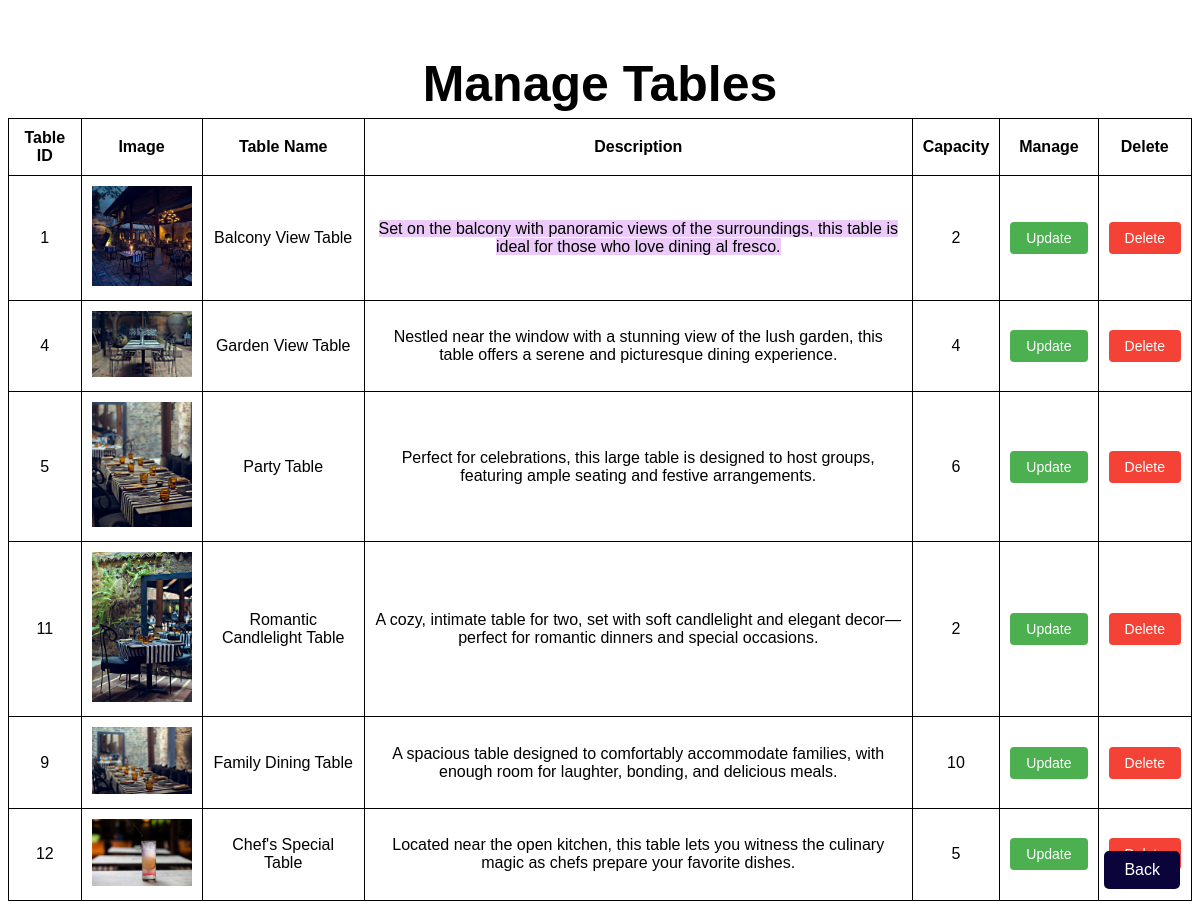
The app's page /ManageTables.php with its own data.
### tables this page shows
CREATE TABLE IF NOT EXISTS `tables` (
  `id` int NOT NULL AUTO_INCREMENT,
  `table_name` varchar(100) NOT NULL,
  `description` text NOT NULL,
  `capacity` int NOT NULL,
  `image_path` varchar(255) NOT NULL,
  PRIMARY KEY (`id`),
  UNIQUE KEY `table_name` (`table_name`)
);

### HTML/ManageTables.php (the view, shortened to what this page needs)
<?php
$conn = new mysqli('localhost', 'root', '', 'gallery_cafe');
$sql = "SELECT * FROM tables";
$result = $conn->query($sql);
?>
<!DOCTYPE html>
<html lang="en">
<head>
    <link rel="stylesheet" href="../CSS/Managerooms.css">
</head>
<body>
<div class="Mtext"><b>Manage Tables</b></div>
    <table>
        <thead>
            <tr>
                <th>Table ID</th>
                <th>Image</th>
                <th>Table Name</th>
                <th>Description</th>
                <th>Capacity</th>
                <th>Manage</th>
                <th>Delete</th>
            </tr>
        </thead>
        <tbody>
            <?php while($row = $result->fetch_assoc()) { ?>
                <tr>
                    <td><?php echo $row['id']; ?></td>
                    <td>
                        <?php if($row['image_path']): ?>
                            <img src="<?php echo $row['image_path']; ?>" alt="<?php echo $row['table_name']; ?>" width="100">
                        <?php else: ?>
                            <img src="../Images/default_table.png" alt="No Image" width="100">
                        <?php endif; ?>
                    </td>
                    <td><?php echo $row['table_name']; ?></td>
                    <td><?php echo $row['description']; ?></td>
                    <td><?php echo $row['capacity']; ?></td>
                    <td>
                        <a href="update_table.php?id=<?php echo $row['id']; ?>" class="btn-update">Update</a>
                    </td>
                    <td>
                        <a href="delete_table.php?id=<?php echo $row['id']; ?>" class="btn-delete" onclick="return confirm('Are you sure you want to delete this table?');">Delete</a>
                    </td>
                </tr>
            <?php } ?>
        </tbody>
    </table>
    <a href="ContentAdmin.php" class="back-btn">Back</a>
</body>
</html>

### CSS/managerooms.css (style rules this page uses)
body { font-family: Arial, sans-serif; }
.Mtext { font-size: 50px; margin-top: 50px; padding: 5px 0px; text-align: center; opacity: 0; transform: translateY(-100%); animation: slideDown 2s ease forwards; }
table { width: 100%; border-collapse: collapse; }
table, th, td { border: 1px solid black; }
th, td { padding: 10px; text-align: center; }
.btn-update, .btn-delete, .btn-add { padding: 8px 16px; text-decoration: none; border-radius: 4px; font-size: 14px; display: inline-block; }
.btn-update { background-color: #4CAF50; color: white; }
.btn-delete { background-color: #f44336; color: white; }
.back-btn { display: inline-block; padding: 10px 20px; background-color: #0a043b; color: white; text-decoration: none; border-radius: 5px; position: fixed; bottom: 20px; right: 20px; }

### records on screen
tables: id "1", image_path (picture), table_name "Balcony View Table", description "Set on the balcony with panoramic views of the surroundings, this table is ideal for those who love dining al fresco.", capacity "2"
tables: id "4", image_path (picture), table_name "Garden View Table", description "Nestled near the window with a stunning view of the lush garden, this table offers a serene and picturesque dining experience.", capacity "4"
tables: id "5", image_path (picture), table_name "Party Table", description "Perfect for celebrations, this large table is designed to host groups, featuring ample seating and festive arrangements.", capacity "6"
tables: id "11", image_path (picture), table_name "Romantic Candlelight Table", description "A cozy, intimate table for two, set with soft candlelight and elegant decor—perfect for romantic dinners and special occasions.", capacity "2"
tables: id "9", image_path (picture), table_name "Family Dining Table", description "A spacious table designed to comfortably accommodate families, with enough room for laughter, bonding, and delicious meals.", capacity "10"
tables: id "12", image_path (picture), table_name "Chef's Special Table", description "Located near the open kitchen, this table lets you witness the culinary magic as chefs prepare your favorite dishes.", capacity "5"
